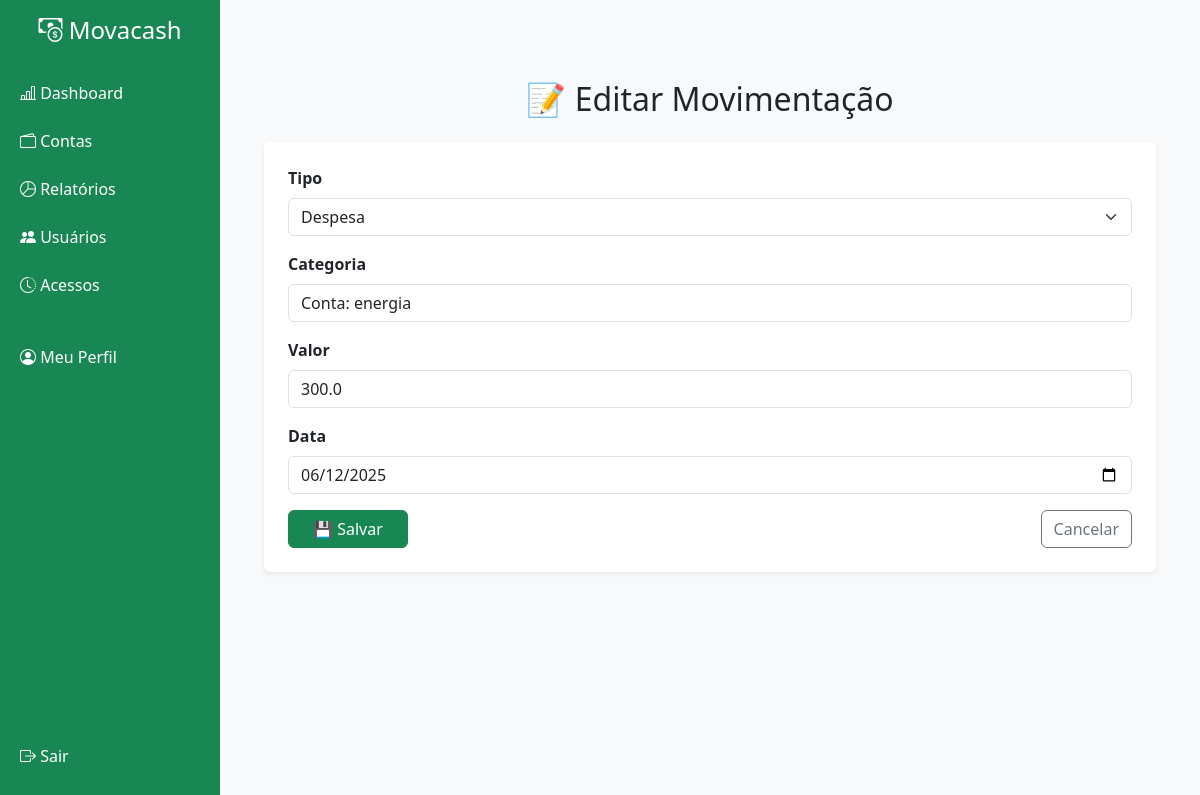
/editar-movimentacao/9 (signed in), run on the app's committed database.
### app/models.py (models this page shows)
class Movimentacao(db.Model):
    __tablename__ = 'movimentacoes'
    id = db.Column(db.Integer, primary_key=True)
    tipo = db.Column(db.String(10), nullable=False)  # receita ou despesa
    categoria = db.Column(db.String(50), nullable=False)
    valor = db.Column(db.Float, nullable=False)
    data = db.Column(db.Date, nullable=False)
    usuario_id = db.Column(db.Integer, db.ForeignKey('usuarios.id'), nullable=False)

### app/routes.py (the view, shortened to what this page needs)
@bp.route('/editar-movimentacao/<int:id>', methods=['GET', 'POST'])
@login_obrigatorio
def editar_movimentacao(id):
    movimentacao = Movimentacao.query.get(id)
    return render_template('editar_movimentacao.html', m=movimentacao)

### app/utils.py (called while the page is built)
def login_obrigatorio(f):
    @wraps(f)
    def decorated_function(*args, **kwargs):
        if 'usuario_id' not in session:
            return redirect(url_for('main.login'))
        return f(*args, **kwargs)
    return decorated_function

### app/templates/editar_movimentacao.html (shortened to what this page needs)
{% extends 'base.html' %}
{% block content %}
<div class="container mt-5">
    <h2 class="mb-4 text-center text-dark">📝 Editar Movimentação</h2>
    <div class="card shadow-sm p-4 border-0 rounded">
        <form method="POST">
            <div class="mb-3">
                <label for="tipo" class="form-label fw-bold">Tipo</label>
                <select class="form-select" id="tipo" name="tipo" required>
                    <option value="despesa" {% if m.tipo == 'despesa' %}selected{% endif %}>Despesa</option>
                </select>
            </div>
            <div class="mb-3">
                <label for="categoria" class="form-label fw-bold">Categoria</label>
                <input type="text" class="form-control" id="categoria" name="categoria" value="{{ m.categoria }}" required>
            </div>
            <div class="mb-3">
                <label for="valor" class="form-label fw-bold">Valor</label>
                <input type="number" class="form-control" id="valor" name="valor" step="0.01" value="{{ m.valor }}" required>
            </div>
            <div class="mb-3">
                <label for="data" class="form-label fw-bold">Data</label>
                <input type="date" class="form-control" id="data" name="data" value="{{ m.data }}" required>
            </div>
            <div class="d-flex justify-content-between">
                <button type="submit" class="btn btn-success px-4">
                    💾 Salvar
                </button>
                <a href="{{ url_for('main.dashboard') }}" class="btn btn-outline-secondary">
                    Cancelar
                </a>
            </div>
        </form>
    </div>
</div>
{% endblock %}

### app/templates/base.html (style rules this page uses)
body { background-color: #f8f9fa; }

### data on the page
Movimentacao: tipo "Despesa", categoria "Conta: energia", valor "300.0", data "06/12/2025"
